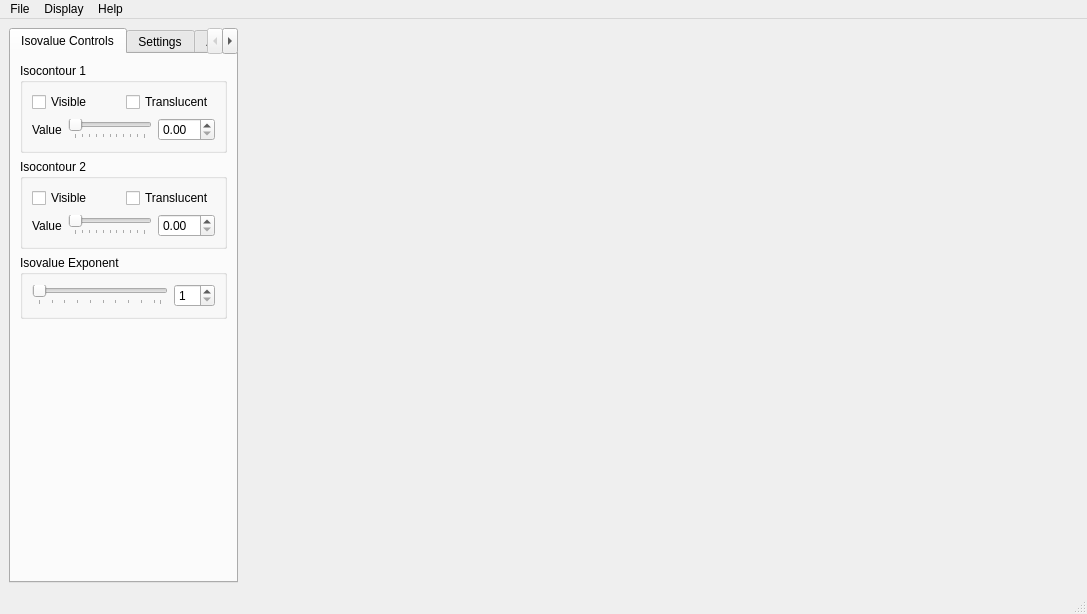
<?xml version="1.0" encoding="UTF-8"?>
<ui version="4.0">
 <class>MainWindow</class>
 <widget class="QMainWindow" name="MainWindow">
  <property name="geometry">
   <rect>
    <x>0</x>
    <y>0</y>
    <width>1087</width>
    <height>614</height>
   </rect>
  </property>
  <property name="windowTitle">
   <string>Voluminous</string>
  </property>
  <widget class="QWidget" name="centralwidget">
   <layout class="QHBoxLayout" name="horizontalLayout">
    <item>
     <widget class="QTabWidget" name="tabWidget">
      <property name="sizePolicy">
       <sizepolicy hsizetype="Maximum" vsizetype="Expanding">
        <horstretch>0</horstretch>
        <verstretch>0</verstretch>
       </sizepolicy>
      </property>
      <property name="currentIndex">
       <number>0</number>
      </property>
      <widget class="QWidget" name="tab_1">
       <attribute name="title">
        <string>Isovalue Controls</string>
       </attribute>
       <layout class="QVBoxLayout" name="verticalLayout">
        <item>
         <widget class="QGroupBox" name="groupBox_2">
          <property name="title">
           <string>Isocontour 1</string>
          </property>
          <layout class="QVBoxLayout" name="verticalLayout_5">
           <item>
            <layout class="QHBoxLayout" name="horizontalLayout_7">
             <item>
              <widget class="QCheckBox" name="isovalue1VisibleCheckBox">
               <property name="text">
                <string>Visible</string>
               </property>
              </widget>
             </item>
             <item>
              <widget class="QCheckBox" name="isovalue1TranslucentCheckBox">
               <property name="text">
                <string>Translucent</string>
               </property>
              </widget>
             </item>
            </layout>
           </item>
           <item>
            <layout class="QHBoxLayout" name="horizontalLayout_4">
             <item>
              <widget class="QLabel" name="label_2">
               <property name="text">
                <string>Value</string>
               </property>
              </widget>
             </item>
             <item>
              <widget class="QSlider" name="isovalue1Slider">
               <property name="maximum">
                <number>100</number>
               </property>
               <property name="orientation">
                <enum>Qt::Horizontal</enum>
               </property>
               <property name="tickPosition">
                <enum>QSlider::TicksBelow</enum>
               </property>
              </widget>
             </item>
             <item>
              <widget class="QScientificSpinBox" name="isovalue1SpinBox">
               <property name="singleStep">
                <double>0.010000000000000</double>
               </property>
              </widget>
             </item>
            </layout>
           </item>
          </layout>
         </widget>
        </item>
        <item>
         <widget class="QGroupBox" name="groupBox_3">
          <property name="title">
           <string>Isocontour 2</string>
          </property>
          <layout class="QVBoxLayout" name="verticalLayout_4">
           <item>
            <layout class="QHBoxLayout" name="horizontalLayout_8">
             <item>
              <widget class="QCheckBox" name="isovalue2VisibleCheckBox">
               <property name="text">
                <string>Visible</string>
               </property>
              </widget>
             </item>
             <item>
              <widget class="QCheckBox" name="isovalue2TranslucentCheckBox">
               <property name="text">
                <string>Translucent</string>
               </property>
              </widget>
             </item>
            </layout>
           </item>
           <item>
            <layout class="QHBoxLayout" name="horizontalLayout_3">
             <item>
              <widget class="QLabel" name="label_3">
               <property name="text">
                <string>Value</string>
               </property>
              </widget>
             </item>
             <item>
              <widget class="QSlider" name="isovalue2Slider">
               <property name="maximum">
                <number>100</number>
               </property>
               <property name="orientation">
                <enum>Qt::Horizontal</enum>
               </property>
               <property name="tickPosition">
                <enum>QSlider::TicksBelow</enum>
               </property>
              </widget>
             </item>
             <item>
              <widget class="QScientificSpinBox" name="isovalue2SpinBox">
               <property name="singleStep">
                <double>0.010000000000000</double>
               </property>
              </widget>
             </item>
            </layout>
           </item>
          </layout>
         </widget>
        </item>
        <item>
         <widget class="QGroupBox" name="groupBox_4">
          <property name="title">
           <string>Isovalue Exponent</string>
          </property>
          <layout class="QHBoxLayout" name="horizontalLayout_6">
           <item>
            <widget class="QSlider" name="isovalueExponentSlider">
             <property name="minimum">
              <number>1</number>
             </property>
             <property name="maximum">
              <number>20</number>
             </property>
             <property name="pageStep">
              <number>2</number>
             </property>
             <property name="orientation">
              <enum>Qt::Horizontal</enum>
             </property>
             <property name="tickPosition">
              <enum>QSlider::TicksBelow</enum>
             </property>
            </widget>
           </item>
           <item>
            <widget class="QDoubleSpinBox" name="isovalueExponentSpinBox">
             <property name="decimals">
              <number>0</number>
             </property>
             <property name="minimum">
              <double>1.000000000000000</double>
             </property>
             <property name="maximum">
              <double>20.000000000000000</double>
             </property>
            </widget>
           </item>
          </layout>
         </widget>
        </item>
        <item>
         <spacer name="verticalSpacer">
          <property name="orientation">
           <enum>Qt::Vertical</enum>
          </property>
          <property name="sizeHint" stdset="0">
           <size>
            <width>20</width>
            <height>40</height>
           </size>
          </property>
         </spacer>
        </item>
       </layout>
      </widget>
      <widget class="QWidget" name="tab_2">
       <attribute name="title">
        <string>Settings</string>
       </attribute>
       <layout class="QVBoxLayout" name="verticalLayout_3">
        <item>
         <widget class="QPushButton" name="setBackgroundColorButton">
          <property name="text">
           <string>Set Background Color</string>
          </property>
         </widget>
        </item>
        <item>
         <layout class="QHBoxLayout" name="horizontalLayout_2">
          <item>
           <widget class="QRadioButton" name="colorRadioButton">
            <property name="text">
             <string>Color</string>
            </property>
           </widget>
          </item>
          <item>
           <widget class="QRadioButton" name="grayscaleRadioButton">
            <property name="text">
             <string>Grayscale</string>
            </property>
           </widget>
          </item>
         </layout>
        </item>
        <item>
         <widget class="QCheckBox" name="showAxesCheckBox">
          <property name="text">
           <string>Show Axes</string>
          </property>
         </widget>
        </item>
        <item>
         <widget class="QCheckBox" name="showColorLegendCheckBox">
          <property name="text">
           <string>Show Color Legend</string>
          </property>
         </widget>
        </item>
        <item>
         <widget class="QCheckBox" name="showDataLabelCheckBox">
          <property name="text">
           <string>Show Data Label</string>
          </property>
         </widget>
        </item>
        <item>
         <widget class="QGroupBox" name="groupBox">
          <property name="title">
           <string>Interactive Data Resolution</string>
          </property>
          <layout class="QHBoxLayout" name="horizontalLayout_5">
           <item>
            <widget class="QLabel" name="label">
             <property name="text">
              <string>10%</string>
             </property>
            </widget>
           </item>
           <item>
            <widget class="QSlider" name="interactiveDataResolutionSlider">
             <property name="minimum">
              <number>1</number>
             </property>
             <property name="maximum">
              <number>10</number>
             </property>
             <property name="singleStep">
              <number>1</number>
             </property>
             <property name="pageStep">
              <number>1</number>
             </property>
             <property name="value">
              <number>1</number>
             </property>
             <property name="orientation">
              <enum>Qt::Horizontal</enum>
             </property>
             <property name="tickPosition">
              <enum>QSlider::TicksBelow</enum>
             </property>
             <property name="tickInterval">
              <number>0</number>
             </property>
            </widget>
           </item>
           <item>
            <widget class="QLabel" name="label_4">
             <property name="text">
              <string>100%</string>
             </property>
            </widget>
           </item>
          </layout>
         </widget>
        </item>
        <item>
         <spacer name="verticalSpacer_2">
          <property name="orientation">
           <enum>Qt::Vertical</enum>
          </property>
          <property name="sizeHint" stdset="0">
           <size>
            <width>20</width>
            <height>40</height>
           </size>
          </property>
         </spacer>
        </item>
       </layout>
      </widget>
      <widget class="QWidget" name="tab_3">
       <attribute name="title">
        <string>Advanced</string>
       </attribute>
       <layout class="QVBoxLayout" name="verticalLayout_6">
        <item>
         <widget class="QDualValue" name="isovalue1DualValue" native="true">
          <property name="sizePolicy">
           <sizepolicy hsizetype="Preferred" vsizetype="MinimumExpanding">
            <horstretch>0</horstretch>
            <verstretch>0</verstretch>
           </sizepolicy>
          </property>
          <property name="maximumSize">
           <size>
            <width>16777215</width>
            <height>16777215</height>
           </size>
          </property>
         </widget>
        </item>
        <item>
         <layout class="QVBoxLayout" name="verticalLayout_2">
          <item>
           <widget class="QExploratorySlider" name="isovalue1ExploratorySlider" native="true">
            <property name="sizePolicy">
             <sizepolicy hsizetype="Preferred" vsizetype="MinimumExpanding">
              <horstretch>0</horstretch>
              <verstretch>0</verstretch>
             </sizepolicy>
            </property>
            <property name="maximumSize">
             <size>
              <width>16777215</width>
              <height>16777215</height>
             </size>
            </property>
           </widget>
          </item>
          <item>
           <widget class="QScientificSpinBox" name="testIsovalue1SpinBox">
            <property name="sizePolicy">
             <sizepolicy hsizetype="Minimum" vsizetype="Fixed">
              <horstretch>0</horstretch>
              <verstretch>0</verstretch>
             </sizepolicy>
            </property>
           </widget>
          </item>
         </layout>
        </item>
        <item>
         <spacer name="verticalSpacer_3">
          <property name="orientation">
           <enum>Qt::Vertical</enum>
          </property>
          <property name="sizeHint" stdset="0">
           <size>
            <width>20</width>
            <height>40</height>
           </size>
          </property>
         </spacer>
        </item>
        <item>
         <spacer name="verticalSpacer_4">
          <property name="orientation">
           <enum>Qt::Vertical</enum>
          </property>
          <property name="sizeHint" stdset="0">
           <size>
            <width>20</width>
            <height>40</height>
           </size>
          </property>
         </spacer>
        </item>
        <item>
         <spacer name="verticalSpacer_5">
          <property name="orientation">
           <enum>Qt::Vertical</enum>
          </property>
          <property name="sizeHint" stdset="0">
           <size>
            <width>20</width>
            <height>40</height>
           </size>
          </property>
         </spacer>
        </item>
       </layout>
      </widget>
     </widget>
    </item>
    <item>
     <widget class="QVTKWidget" name="qvtkWidget"/>
    </item>
   </layout>
  </widget>
  <widget class="QMenuBar" name="menubar">
   <property name="geometry">
    <rect>
     <x>0</x>
     <y>0</y>
     <width>1087</width>
     <height>21</height>
    </rect>
   </property>
   <widget class="QMenu" name="menuFile">
    <property name="title">
     <string>File</string>
    </property>
    <addaction name="actionOpenVolume"/>
    <addaction name="actionSaveScreenshot"/>
    <addaction name="separator"/>
    <addaction name="actionExit"/>
   </widget>
   <widget class="QMenu" name="menuHelp">
    <property name="title">
     <string>Help</string>
    </property>
    <addaction name="actionAbout"/>
    <addaction name="actionControls"/>
   </widget>
   <widget class="QMenu" name="menuOptions">
    <property name="title">
     <string>Display</string>
    </property>
    <widget class="QMenu" name="menuStereo">
     <property name="title">
      <string>Stereo</string>
     </property>
     <addaction name="actionUseStereo"/>
     <addaction name="actionFlipEyes"/>
    </widget>
    <addaction name="menuStereo"/>
   </widget>
   <addaction name="menuFile"/>
   <addaction name="menuOptions"/>
   <addaction name="menuHelp"/>
  </widget>
  <widget class="QStatusBar" name="statusbar"/>
  <action name="actionOpen">
   <property name="text">
    <string>&amp;Open</string>
   </property>
  </action>
  <action name="action_Open">
   <property name="text">
    <string>&amp;Open Volume</string>
   </property>
  </action>
  <action name="actionOpenVolume">
   <property name="text">
    <string>&amp;Open Volume</string>
   </property>
  </action>
  <action name="actionExit">
   <property name="text">
    <string>E&amp;xit</string>
   </property>
  </action>
  <action name="actionSaveScreenshot">
   <property name="text">
    <string>&amp;Save Screenshot</string>
   </property>
  </action>
  <action name="actionAbout">
   <property name="text">
    <string>&amp;About</string>
   </property>
  </action>
  <action name="actionControls">
   <property name="text">
    <string>&amp;Controls</string>
   </property>
  </action>
  <action name="actionUseStereo">
   <property name="checkable">
    <bool>true</bool>
   </property>
   <property name="text">
    <string>Use Stereo</string>
   </property>
  </action>
  <action name="actionFlipEyes">
   <property name="text">
    <string>Flip Eyes</string>
   </property>
  </action>
 </widget>
 <customwidgets>
  <customwidget>
   <class>QVTKWidget</class>
   <extends>QWidget</extends>
   <header>QVTKWidget.h</header>
  </customwidget>
  <customwidget>
   <class>QScientificSpinBox</class>
   <extends>QDoubleSpinBox</extends>
   <header>QScientificSpinBox.h</header>
  </customwidget>
  <customwidget>
   <class>QDualValue</class>
   <extends>QWidget</extends>
   <header>QDualValue.h</header>
   <container>1</container>
  </customwidget>
  <customwidget>
   <class>QExploratorySlider</class>
   <extends>QWidget</extends>
   <header>QExploratorySlider.h</header>
   <container>1</container>
  </customwidget>
 </customwidgets>
 <resources/>
 <connections/>
</ui>
